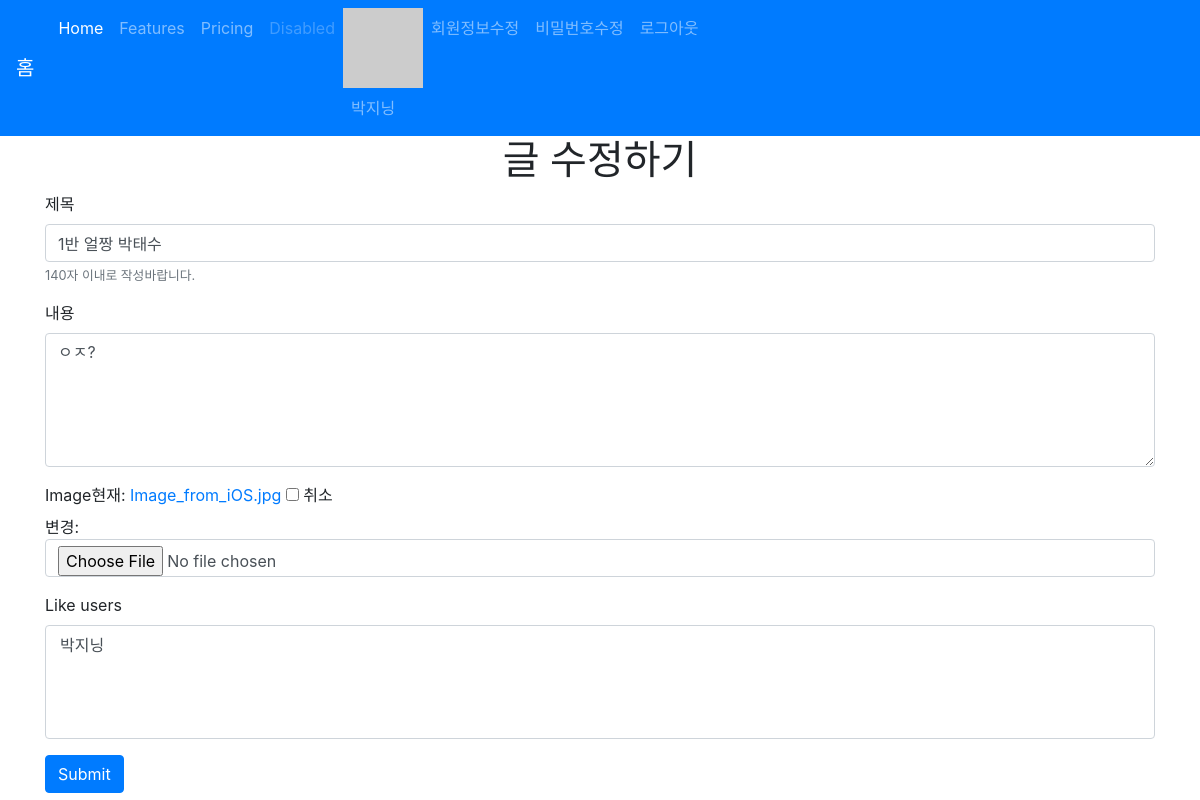
The app's page /articles/2/update/ (signed in), older data.
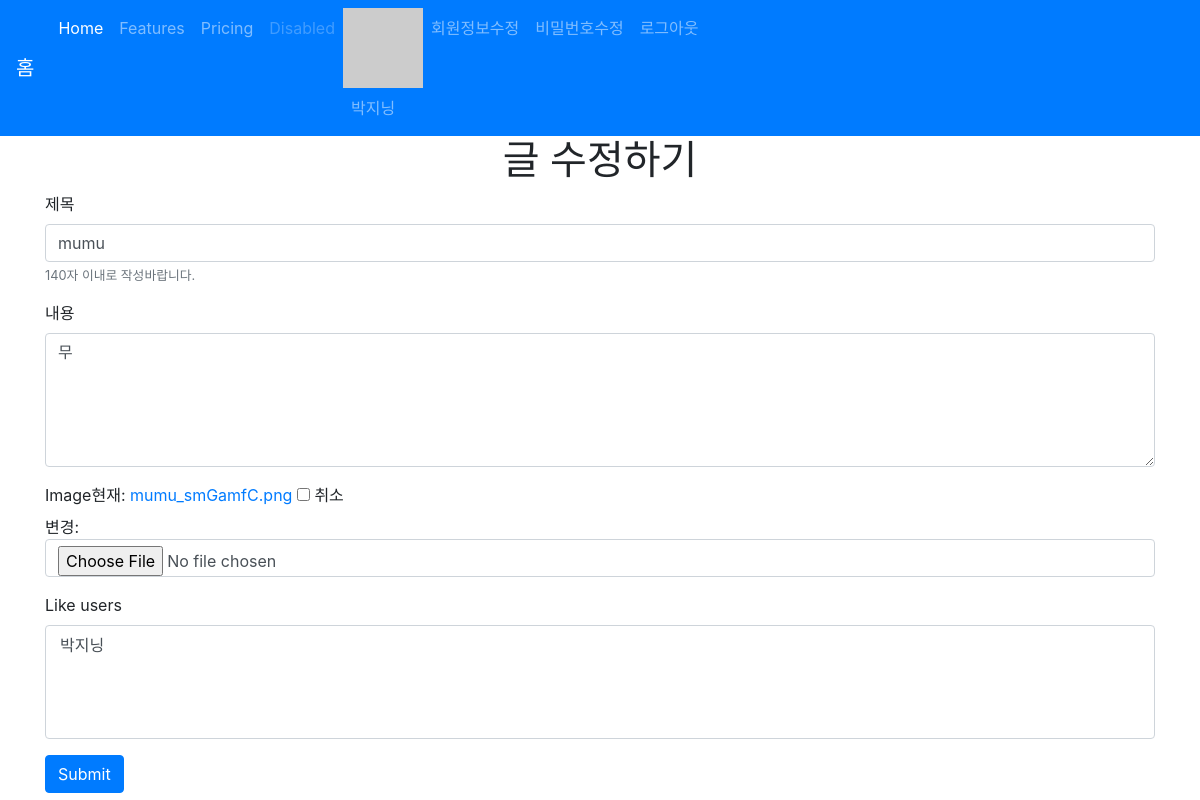
The same page, newer data.
### articles/models.py (models this page shows, shortened)
class Article(models.Model):
    title = models.CharField(max_length=10)
    content = models.TextField()
    image = models.ImageField(blank=True)
    image_thumbnail = ImageSpecField(
        processors=[ResizeToFill(300, 300)],
        format='JPEG',
        options={'quality': 80}
    )
    created_at = models.DateTimeField(auto_now_add=True)
    updated_at = models.DateTimeField(auto_now=True)
    user = models.ForeignKey(settings.AUTH_USER_MODEL, on_delete=models.CASCADE)
    like_users = models.ManyToManyField(
                                settings.AUTH_USER_MODEL,
                                related_name='like_articles',
                                blank=True
                                )

### articles/views.py (the view)
# urls.py: path('update/', views.update, name='update'),
def update(request, article_pk):
    article = get_object_or_404(Article, pk=article_pk)
    if article.user == request.user:
        if request.method == 'POST': # 수정한 내용 저장할 때 POST
            article_form = ArticleForm(request.POST, instance=article) # 수정하려는 인스턴스 - article 넣어주기!
            if article_form.is_valid():
                article = article_form.save()
                return redirect('articles:detail', article.pk)
        else: # 수정버튼 눌렀을 때 수정화면으로 가는 것 GET
            article_form = ArticleForm(instance=article) # 수정하려는 인스턴스 넣어주기!
        context = {
            'article_form': article_form
        }
        return render(request, 'articles/form.html', context)
    else:
        raise PermissionDenied

### articles/forms.py
class ArticleForm(forms.ModelForm):
    title = forms.CharField(
        max_length=140,
        label='제목',
        help_text='140자 이내로 작성바랍니다.',
        widget=forms.TextInput(
            attrs={
                'placeholder': '제목을 입력바랍니다.'
            }
        )
    )
    content = forms.CharField(
        label='내용',
        widget=forms.Textarea(
            attrs={
                'class': 'my-content',
                'placeholder': '내용을 입력바랍니다.',
                'rows': 5,
                'cols': 60
            }
        )
    )
    class Meta: # meta 클래스 정의
        model = Article
        exclude = ('user',)

### articles/templatetags/gravatar.py (called while the page is built)
@register.filter
def makehash(email):
    return 'https://www.gravatar.com/avatar/' + hashlib.md5(email.strip().lower().encode('utf-8')).hexdigest()

### articles/templates/articles/form.html (shortened to what this page needs)
{% extends 'articles/index.html' %}
{% load bootstrap4 %}
{% block body %}
{% if request.resolver_match.url_name == 'create' %}
<h1 class="text-center">글 작성하기</h1>
{% else %}
<h1 class="text-center">글 수정하기</h1>
{% endif %}
<form action="" method="POST" class="form" enctype="multipart/form-data">
  {% bootstrap_form article_form %}
  {% buttons %}
  <button type="submit" class="btn btn-primary">Submit</button>
  {% endbuttons %}
</form>
{% endblock %}

Row changes from the older to the newer data that the page shows:
changed Article: title "1반 얼짱 박태수" → "mumu"; content "ㅇㅈ?" → "무"
Text that changed along with them:
text no longer shown: "제목 140자 이내로 작성바랍니다. 내용 Image 현재: Image_from_iOS.jpg 취소 변경: Like users"
text now shown: "제목 140자 이내로 작성바랍니다. 내용 Image 현재: mumu_smGamfC.png 취소 변경: Like users"
